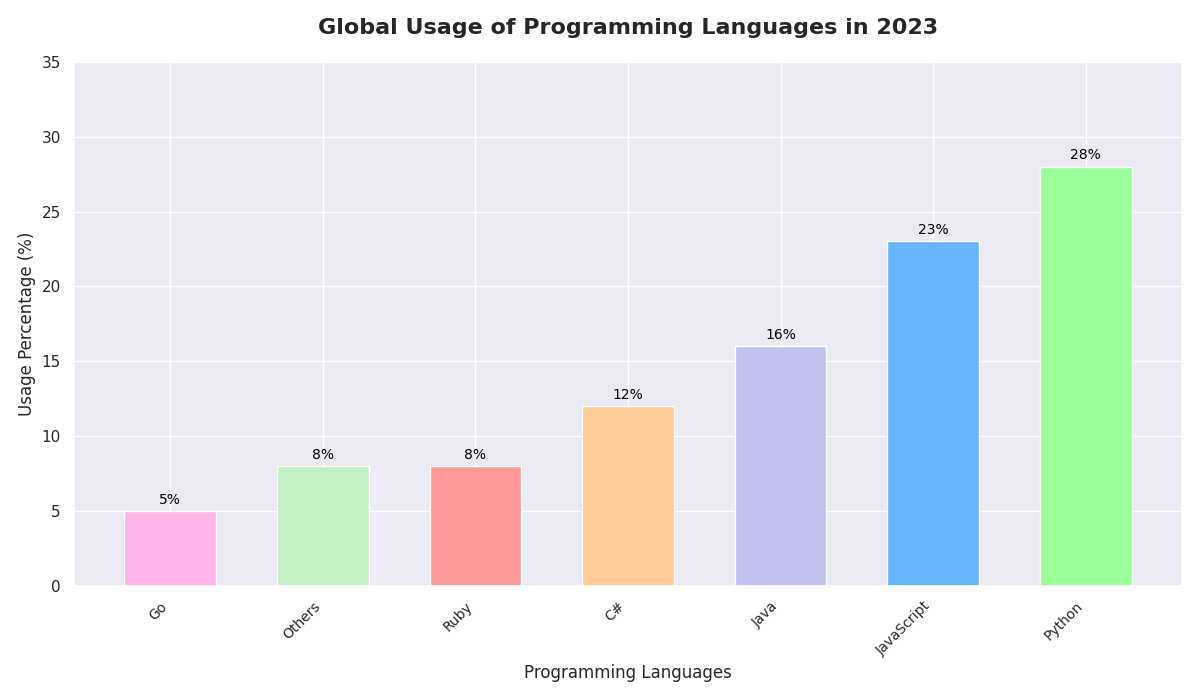

This figure's Python source:
import matplotlib.pyplot as plt
import numpy as np

languages = ['Go', 'Others', 'Ruby', 'C#', 'Java', 'JavaScript', 'Python']
usage_percentages = [5, 8, 8, 12, 16, 23, 28]

fig, ax = plt.subplots(figsize=(12, 7))
x_pos = np.arange(len(languages))

new_colors = ['#ffb3e6', '#c2f0c2', '#ff9999', '#ffcc99', '#c2c2f0', '#66b3ff', '#99ff99']
bars = ax.bar(x_pos, usage_percentages, color=new_colors, width=0.6)

ax.set_title("Global Usage of Programming Languages in 2023", fontsize=16, fontweight='bold', pad=20)
ax.set_xlabel("Programming Languages", fontsize=12)
ax.set_ylabel("Usage Percentage (%)", fontsize=12)
ax.set_ylim(0, 35)
ax.set_xticks(x_pos)
ax.set_xticklabels(languages, rotation=45, ha='right', fontsize=10)

for bar in bars:
    height = bar.get_height()
    ax.annotate(f'{height}%', 
                xy=(bar.get_x() + bar.get_width() / 2, height),
                xytext=(0, 3), 
                textcoords="offset points",
                ha='center', va='bottom', fontsize=10, color='black')

plt.tight_layout()
plt.show()
